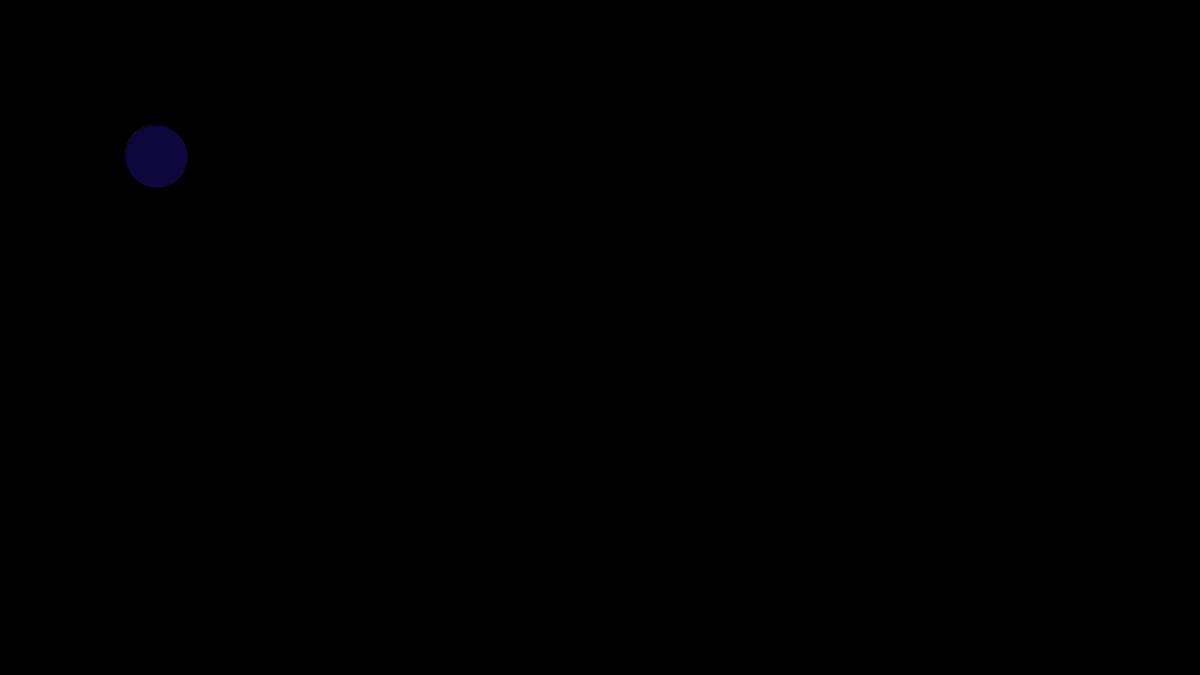
Frame 1 (no input)
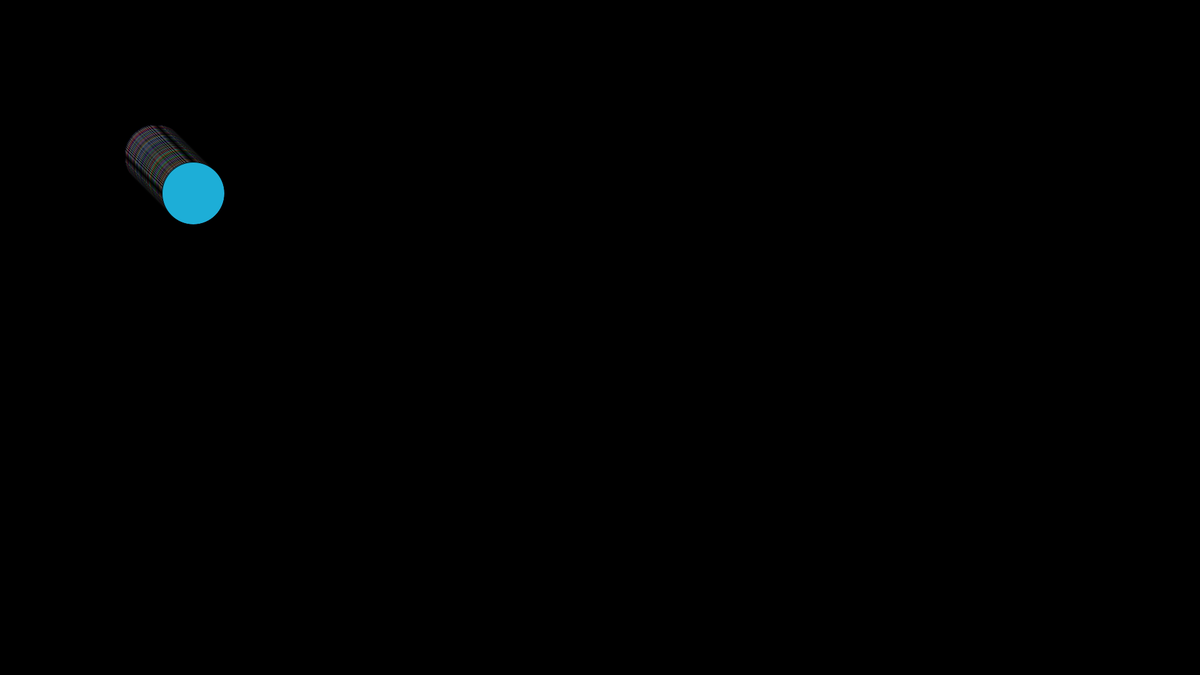
Frame 60 (the mouse pressed at the canvas centre just before this capture)
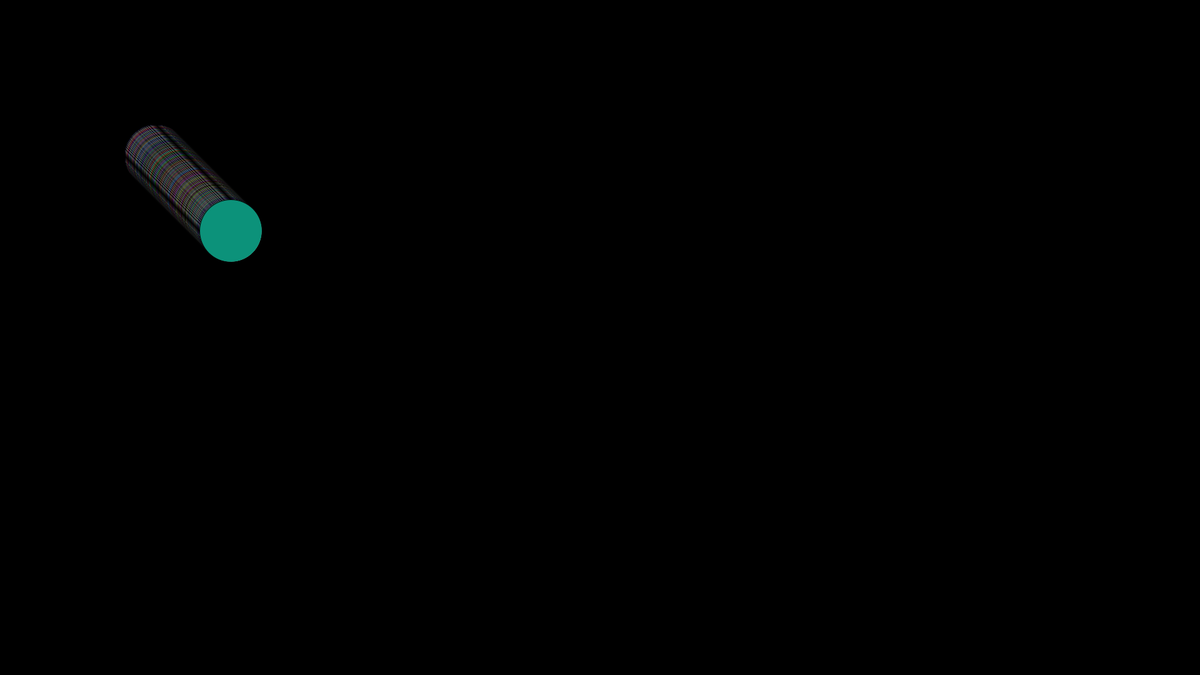
Frame 120 (the mouse held since frame 60 and released just before this capture)

The Processing sketch that drew these frames (run headless with seeded random() and noise(); from frame 60 on, the mouse is pressed at the canvas centre):

// Processing sketch: classobject
// ── classobject.pde
class Ball{
    float posX;
    float posY;
    float speedX;
    float speedY;
    float radius;

    Ball(float posX, float posY, float speedX, float speedY, float radius){
        this.posX = posX;
        this.posY = posY;
        this.speedX = speedX;
        this.speedY = speedY;
        this.radius = radius;
    }
    void display(){
        ellipse(this.posX, this.posY, this.radius * 2, this.radius * 2);
        fill(random(255),random(255),random(255));

    }

    void move(){
        this.posX = this.posX + this.speedX;
        this.posY = this.posY + this.speedY;

        if(this.posX > width - this.radius || this.posX < this.radius){
            this.speedX *= -1;
        }
        if(this.posY > height - this.radius || this.posY < this.radius){
            this.speedY *= -1;
        }
        //background(0);
    }
}

Ball b1; // Crate object
Ball[] allBall = new Ball[50]; // Create array of object

void setup(){
    size(1920, 1080);
    background(0);
    
    int i = 0;
    while (i < 10){
        
        allBall[i] = new Ball(250, 250, 1, 1, 50);
        i = i + 1;
    }
}

void draw(){

    int i = 0;
    while (i<10){
        allBall[i].display();
        allBall[i].move();
        i = i + 1;
    }
}

void keyPressed(){
    //if (key == '+'){
    //    int i = 0;
    //    while (i<100){
    //        allBall[i]
    //        i = i + 1;
    //    }
    //}
    if (keyCode == UP){
        allBall[1].speedY -= 1;
    }
    if (keyCode == DOWN){
        allBall[1].speedY += 1;
    }
    if (keyCode == LEFT){
        allBall[1].speedX -= 1;
    }
    if (keyCode == RIGHT){
        allBall[1].speedX += 1;
    }
    println("Speed X: "+allBall[1].speedX);
    println("Speed Y: "+allBall[1].speedY);
}
